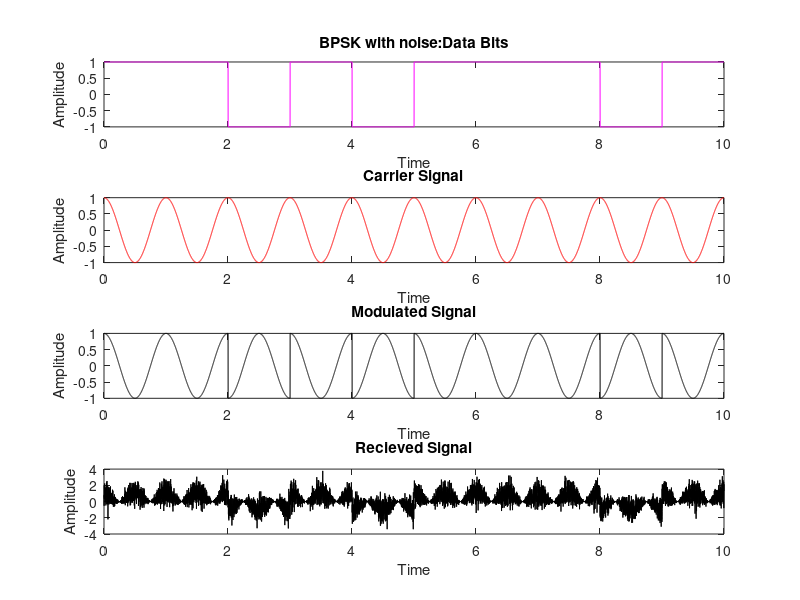

This figure's MATLAB source: (Note: this script raises an error after producing the figure.)
function BPSK_noise
%Input bits generation
N=10;%Input size
n=randi([0 1],1,N);
disp('Transmitted Data bits:')
disp(n)
for i=1:N
    if n(i)==0
        s(i)=-1;
    else
        s(i)=1;
    end
end
S=1000;%samples per bit
m=1;
t=0:1/S:N;
for j=1:length(t)
    if t(j)<=m
        signal(j)=s(m);
    else
        signal(j)=s(m);
        m=m+1;
    end
end
figure;
subplot(4,1,1)
plot(t,signal,'m');
xlabel('Time')
ylabel('Amplitude')
title('BPSK with noise:Data Bits')
%Carrier Signal generation
c = cos(2*pi*t);
subplot(4,1,2)
plot(t,c,'r');
xlabel('Time')
ylabel('Amplitude')
title('Carrier Signal')
%BPSK signal generation
x = signal.*c;
subplot(4,1,3)
plot(t,x,'k');
xlabel('Time')
ylabel('Amplitude')
title('Modulated Signal')
%no noise
y= awgn(x,2);
y1 = y.*c;
subplot(4,1,4)
plot(t,y1,'k');
xlabel('Time')
ylabel('Amplitude')
title('Recieved Signal')
int_op=[];
for i=1:S:length(y1)-S
    int_o= (1/S)*trapz(y1(i+1:i+S));
    int_op = [int_op int_o];
end
th =0;
recieved_data = (round(int_op,1)>=th);
disp('Recieved bits:')
disp(recieved_data)
%BER
ber = sum(n~=recieved_data)/N;
disp('Bit Error Rate:')
disp(ber)
end
